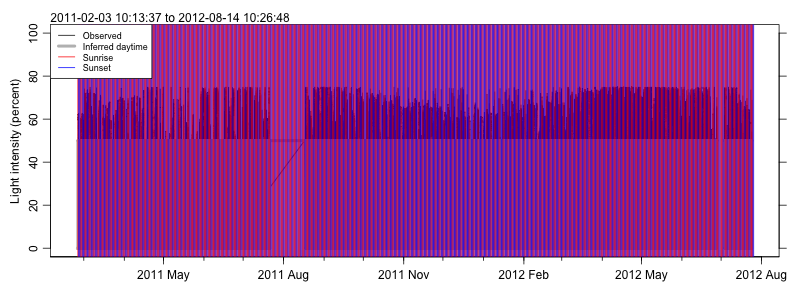

Here is the R script that generated this plot:
library(oce)
png("sunrise_sunset.png", width=800, height=300, pointsize=12)
hfx.sun.angle <- function(t) sun.angle(t, lat=44+39/60, lon=-(63+36/60))$elevation
##d <- read.table("http://emit.phys.ocean.dal.ca/~kelley/skynet/skynet.dat", header=FALSE)
d <- read.table("../skynet-01.dat", header=FALSE)
time <- as.POSIXct(paste(d$V1, d$V2), tz="UTC") + 4 * 3600
time <- time
light <- (100*(1023-d$V3)/1023)
lights.on <- light > 75
light[lights.on] <- NA
oce.plot.ts(time, light, ylab="Light intensity (percent)", ylim=c(0, 100))
dark <- 3
lines(time, 50*(light>dark), col='gray', lwd=4)
tr <- range(time)
days <- seq(trunc(tr[1], "days"), trunc(tr[2]+86400), "days")
for (day in days) {
    sunrise <- oce.bisect(hfx.sun.angle, day, day + 12 * 3600)
    abline(v=number.as.POSIXct(sunrise), col='red')
    sunset <- oce.bisect(hfx.sun.angle, day + 12*3600, day + 24 * 3600)
    abline(v=number.as.POSIXct(sunset), col='blue')
}
legend("topleft", lwd=c(1, 4, 1, 1), col=c("black", "gray", "red", "blue"),
       legend=c("Observed", "Inferred daytime", "Sunrise", "Sunset"),
       cex=3/4, bg="white")
